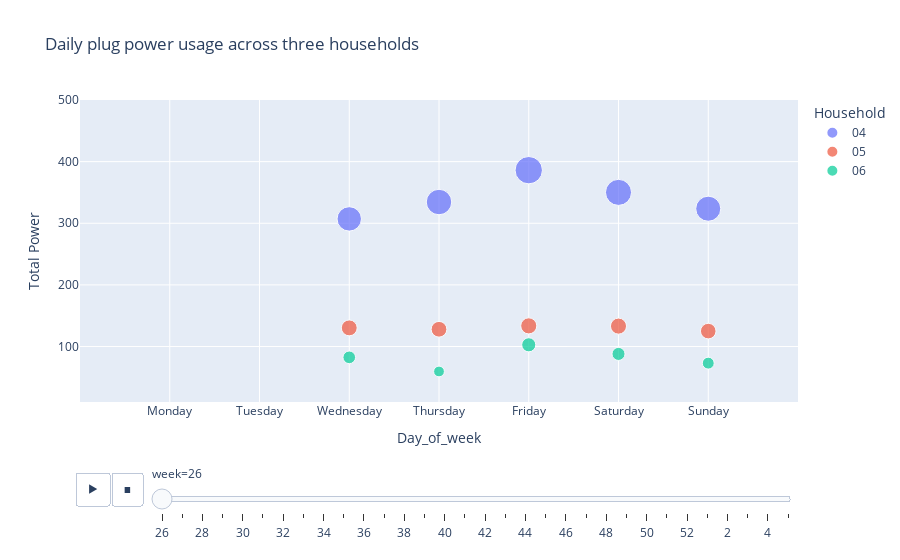

The cell this chart's notebook holds for it:
### Markdown cell above
#### Visualisations 2

### Code cell
import plotly.express as px
import plotly.io as pio

pio.renderers.default = "plotly_mimetype+notebook_connected"

# set the order of the days of the week
#combined_households_sorted = combined_households.sort_values('Date')

day_order = ['Monday', 'Tuesday', 'Wednesday', 'Thursday', 'Friday', 'Saturday', 'Sunday']
#sorted['Day_of_week'] = pd.Categorical(sorted['Day_of_week'], categories=day_order, ordered=True)
#week_order = list(range(26, 53)) + list(range(1, 6))

fig = px.scatter(sorted, x="Day_of_week", y="Total Power", animation_frame="week", animation_group="Day_of_week",
                 color="Household", size="Total Power",range_y=[10, 500],range_x=[-1, 7],category_orders={'Day_of_week': day_order},title="Daily plug power usage across three households")


# update the y-axis title
#fig.update_layout(
  #  xaxis_title="Day of the week",
#)
fig.show()

### Figure 1 — Plotly figure (JSON) as saved in the notebook; plotly's stock layout.template omitted (floating-point values rounded to 4 significant figures)
{"data": [{"hovertemplate": "Household=04<br>week=26<br>Day_of_week=%{x}<br>Total Power=%{marker.size}<extra></extra>", "ids": ["Wednesday", "Wednesday", "Wednesday", "Wednesday", "Wednesday", "Wednesday", "Wednesday", "Wednesday", "Thursday", "Thursday", "Thursday", "Thursday", "Thursday", "Thursday", "Thursday", "Thursday", "Friday", "Friday", "Friday", "Friday", "Friday", "Friday", "Friday", "Friday", "Saturday", "Saturday", "Saturday", "Saturday", "Saturday", "Saturday", "Saturday", "Saturday", "Sunday", "Sunday", "Sunday", "Sunday", "Sunday", "Sunday", "Sunday", "Sunday"], "legendgroup": "04", "marker": {"color": "#636efa", "size": [307.1, 307.1, 307.1, 307.1, 307.1, 307.1, 307.1, 307.1, 334.5, 334.5, 334.5, 334.5, 334.5, 334.5, 334.5, 334.5, 386.1, 386.1, 386.1, 386.1, 386.1, 386.1, 386.1, 386.1, 350.1, 350.1, 350.1, 350.1, 350.1, 350.1, 350.1, 350.1, 323.6, 323.6, 323.6, 323.6, 323.6, 323.6, 323.6, 323.6], "sizemode": "area", "sizeref": 1.03, "symbol": "circle"}, "mode": "markers", "name": "04", "orientation": "v", "showlegend": true, "type": "scatter", "x": ["Wednesday", "Wednesday", "Wednesday", "Wednesday", "Wednesday", "Wednesday", "Wednesday", "Wednesday", "Thursday", "Thursday", "Thursday", "Thursday", "Thursday", "Thursday", "Thursday", "Thursday", "Friday", "Friday", "Friday", "Friday", "Friday", "Friday", "Friday", "Friday", "Saturday", "Saturday", "Saturday", "Saturday", "Saturday", "Saturday", "Saturday", "Saturday", "Sunday", "Sunday", "Sunday", "Sunday", "Sunday", "Sunday", "Sunday", "Sunday"], "xaxis": "x", "y": [307.1, 307.1, 307.1, 307.1, 307.1, 307.1, 307.1, 307.1, 334.5, 334.5, 334.5, 334.5, 334.5, 334.5, 334.5, 334.5, 386.1, 386.1, 386.1, 386.1, 386.1, 386.1, 386.1, 386.1, 350.1, 350.1, 350.1, 350.1, 350.1, 350.1, 350.1, 350.1, 323.6, 323.6, 323.6, 323.6, 323.6, 323.6, 323.6, 323.6], "yaxis": "y"}, {"hovertemplate": "Household=05<br>week=26<br>Day_of_week=%{x}<br>Total Power=%{marker.size}<extra></extra>", "ids": ["Wednesday", "Wednesday", "Wednesday", "Wednesday", "Wednesday", "Wednesday", "Wednesday", "Thursday", "Thursday", "Thursday", "Thursday", "Thursday", "Thursday", "Thursday", "Friday", "Friday", "Friday", "Friday", "Friday", "Friday", "Friday", "Saturday", "Saturday", "Saturday", "Saturday", "Saturday", "Saturday", "Saturday", "Sunday", "Sunday", "Sunday", "Sunday", "Sunday", "Sunday", "Sunday"], "legendgroup": "05", "marker": {"color": "#EF553B", "size": [130.3, 130.3, 130.3, 130.3, 130.3, 130.3, 130.3, 128.0, 128.0, 128.0, 128.0, 128.0, 128.0, 128.0, 133.5, 133.5, 133.5, 133.5, 133.5, 133.5, 133.5, 133.1, 133.1, 133.1, 133.1, 133.1, 133.1, 133.1, 125.0, 125.0, 125.0, 125.0, 125.0, 125.0, 125.0], "sizemode": "area", "sizeref": 1.03, "symbol": "circle"}, "mode": "markers", "name": "05", "orientation": "v", "showlegend": true, "type": "scatter", "x": ["Wednesday", "Wednesday", "Wednesday", "Wednesday", "Wednesday", "Wednesday", "Wednesday", "Thursday", "Thursday", "Thursday", "Thursday", "Thursday", "Thursday", "Thursday", "Friday", "Friday", "Friday", "Friday", "Friday", "Friday", "Friday", "Saturday", "Saturday", "Saturday", "Saturday", "Saturday", "Saturday", "Saturday", "Sunday", "Sunday", "Sunday", "Sunday", "Sunday", "Sunday", "Sunday"], "xaxis": "x", "y": [130.3, 130.3, 130.3, 130.3, 130.3, 130.3, 130.3, 128.0, 128.0, 128.0, 128.0, 128.0, 128.0, 128.0, 133.5, 133.5, 133.5, 133.5, 133.5, 133.5, 133.5, 133.1, 133.1, 133.1, 133.1, 133.1, 133.1, 133.1, 125.0, 125.0, 125.0, 125.0, 125.0, 125.0, 125.0], "yaxis": "y"}, {"hovertemplate": "Household=06<br>week=26<br>Day_of_week=%{x}<br>Total Power=%{marker.size}<extra></extra>", "ids": ["Wednesday", "Wednesday", "Wednesday", "Wednesday", "Wednesday", "Wednesday", "Wednesday", "Thursday", "Thursday", "Thursday", "Thursday", "Thursday", "Thursday", "Thursday", "Friday", "Friday", "Friday", "Friday", "Friday", "Friday", "Friday", "Saturday", "Saturday", "Saturday", "Saturday", "Saturday", "Saturday", "Saturday", "Sunday", "Sunday", "Sunday", "Sunday", "Sunday", "Sunday", "Sunday"], "legendgroup": "06", "marker": {"color": "#00cc96", "size": [82.47, 82.47, 82.47, 82.47, 82.47, 82.47, 82.47, 59.52, 59.52, 59.52, 59.52, 59.52, 59.52, 59.52, 102.8, 102.8, 102.8, 102.8, 102.8, 102.8, 102.8, 88.01, 88.01, 88.01, 88.01, 88.01, 88.01, 88.01, 73.03, 73.03, 73.03, 73.03, 73.03, 73.03, 73.03], "sizemode": "area", "sizeref": 1.03, "symbol": "circle"}, "mode": "markers", "name": "06", "orientation": "v", "showlegend": true, "type": "scatter", "x": ["Wednesday", "Wednesday", "Wednesday", "Wednesday", "Wednesday", "Wednesday", "Wednesday", "Thursday", "Thursday", "Thursday", "Thursday", "Thursday", "Thursday", "Thursday", "Friday", "Friday", "Friday", "Friday", "Friday", "Friday", "Friday", "Saturday", "Saturday", "Saturday", "Saturday", "Saturday", "Saturday", "Saturday", "Sunday", "Sunday", "Sunday", "Sunday", "Sunday", "Sunday", "Sunday"], "xaxis": "x", "y": [82.47, 82.47, 82.47, 82.47, 82.47, 82.47, 82.47, 59.52, 59.52, 59.52, 59.52, 59.52, 59.52, 59.52, 102.8, 102.8, 102.8, 102.8, 102.8, 102.8, 102.8, 88.01, 88.01, 88.01, 88.01, 88.01, 88.01, 88.01, 73.03, 73.03, 73.03, 73.03, 73.03, 73.03, 73.03], "yaxis": "y"}], "layout": {"legend": {"itemsizing": "constant", "title": {"text": "Household"}, "tracegroupgap": 0}, "sliders": [{"active": 0, "currentvalue": {"prefix": "week="}, "len": 0.9, "pad": {"b": 10, "t": 60}, "steps": [{"args": [["26"], {"frame": {"duration": 0, "redraw": false}, "fromcurrent": true, "mode": "immediate", "transition": {"duration": 0, "easing": "linear"}}], "label": "26", "method": "animate"}, {"args": [["27"], {"frame": {"duration": 0, "redraw": false}, "fromcurrent": true, "mode": "immediate", "transition": {"duration": 0, "easing": "linear"}}], "label": "27", "method": "animate"}, {"args": [["28"], {"frame": {"duration": 0, "redraw": false}, "fromcurrent": true, "mode": "immediate", "transition": {"duration": 0, "easing": "linear"}}], "label": "28", "method": "animate"}, {"args": [["29"], {"frame": {"duration": 0, "redraw": false}, "fromcurrent": true, "mode": "immediate", "transition": {"duration": 0, "easing": "linear"}}], "label": "29", "method": "animate"}, {"args": [["30"], {"frame": {"duration": 0, "redraw": false}, "fromcurrent": true, "mode": "immediate", "transition": {"duration": 0, "easing": "linear"}}], "label": "30", "method": "animate"}, {"args": [["31"], {"frame": {"duration": 0, "redraw": false}, "fromcurrent": true, "mode": "immediate", "transition": {"duration": 0, "easing": "linear"}}], "label": "31", "method": "animate"}, {"args": [["32"], {"frame": {"duration": 0, "redraw": false}, "fromcurrent": true, "mode": "immediate", "transition": {"duration": 0, "easing": "linear"}}], "label": "32", "method": "animate"}, {"args": [["33"], {"frame": {"duration": 0, "redraw": false}, "fromcurrent": true, "mode": "immediate", "transition": {"duration": 0, "easing": "linear"}}], "label": "33", "method": "animate"}, {"args": [["34"], {"frame": {"duration": 0, "redraw": false}, "fromcurrent": true, "mode": "immediate", "transition": {"duration": 0, "easing": "linear"}}], "label": "34", "method": "animate"}, {"args": [["35"], {"frame": {"duration": 0, "redraw": false}, "fromcurrent": true, "mode": "immediate", "transition": {"duration": 0, "easing": "linear"}}], "label": "35", "method": "animate"}, {"args": [["36"], {"frame": {"duration": 0, "redraw": false}, "fromcurrent": true, "mode": "immediate", "transition": {"duration": 0, "easing": "linear"}}], "label": "36", "method": "animate"}, {"args": [["37"], {"frame": {"duration": 0, "redraw": false}, "fromcurrent": true, "mode": "immediate", "transition": {"duration": 0, "easing": "linear"}}], "label": "37", "method": "animate"}, {"args": [["38"], {"frame": {"duration": 0, "redraw": false}, "fromcurrent": true, "mode": "immediate", "transition": {"duration": 0, "easing": "linear"}}], "label": "38", "method": "animate"}, {"args": [["39"], {"frame": {"duration": 0, "redraw": false}, "fromcurrent": true, "mode": "immediate", "transition": {"duration": 0, "easing": "linear"}}], "label": "39", "method": "animate"}, {"args": [["40"], {"frame": {"duration": 0, "redraw": false}, "fromcurrent": true, "mode": "immediate", "transition": {"duration": 0, "easing": "linear"}}], "label": "40", "method": "animate"}, {"args": [["41"], {"frame": {"duration": 0, "redraw": false}, "fromcurrent": true, "mode": "immediate", "transition": {"duration": 0, "easing": "linear"}}], "label": "41", "method": "animate"}, {"args": [["42"], {"frame": {"duration": 0, "redraw": false}, "fromcurrent": true, "mode": "immediate", "transition": {"duration": 0, "easing": "linear"}}], "label": "42", "method": "animate"}, {"args": [["43"], {"frame": {"duration": 0, "redraw": false}, "fromcurrent": true, "mode": "immediate", "transition": {"duration": 0, "easing": "linear"}}], "label": "43", "method": "animate"}, {"args": [["44"], {"frame": {"duration": 0, "redraw": false}, "fromcurrent": true, "mode": "immediate", "transition": {"duration": 0, "easing": "linear"}}], "label": "44", "method": "animate"}, {"args": [["45"], {"frame": {"duration": 0, "redraw": false}, "fromcurrent": true, "mode": "immediate", "transition": {"duration": 0, "easing": "linear"}}], "label": "45", "method": "animate"}, {"args": [["46"], {"frame": {"duration": 0, "redraw": false}, "fromcurrent": true, "mode": "immediate", "transition": {"duration": 0, "easing": "linear"}}], "label": "46", "method": "animate"}, {"args": [["47"], {"frame": {"duration": 0, "redraw": false}, "fromcurrent": true, "mode": "immediate", "transition": {"duration": 0, "easing": "linear"}}], "label": "47", "method": "animate"}, {"args": [["48"], {"frame": {"duration": 0, "redraw": false}, "fromcurrent": true, "mode": "immediate", "transition": {"duration": 0, "easing": "linear"}}], "label": "48", "method": "animate"}, {"args": [["49"], {"frame": {"duration": 0, "redraw": false}, "fromcurrent": true, "mode": "immediate", "transition": {"duration": 0, "easing": "linear"}}], "label": "49", "method": "animate"}, {"args": [["50"], {"frame": {"duration": 0, "redraw": false}, "fromcurrent": true, "mode": "immediate", "transition": {"duration": 0, "easing": "linear"}}], "label": "50", "method": "animate"}, {"args": [["51"], {"frame": {"duration": 0, "redraw": false}, "fromcurrent": true, "mode": "immediate", "transition": {"duration": 0, "easing": "linear"}}], "label": "51", "method": "animate"}, {"args": [["52"], {"frame": {"duration": 0, "redraw": false}, "fromcurrent": true, "mode": "immediate", "transition": {"duration": 0, "easing": "linear"}}], "label": "52", "method": "animate"}, {"args": [["1"], {"frame": {"duration": 0, "redraw": false}, "fromcurrent": true, "mode": "immediate", "transition": {"duration": 0, "easing": "linear"}}], "label": "1", "method": "animate"}, {"args": [["2"], {"frame": {"duration": 0, "redraw": false}, "fromcurrent": true, "mode": "immediate", "transition": {"duration": 0, "easing": "linear"}}], "label": "2", "method": "animate"}, {"args": [["3"], {"frame": {"duration": 0, "redraw": false}, "fromcurrent": true, "mode": "immediate", "transition": {"duration": 0, "easing": "linear"}}], "label": "3", "method": "animate"}, {"args": [["4"], {"frame": {"duration": 0, "redraw": false}, "fromcurrent": true, "mode": "immediate", "transition": {"duration": 0, "easing": "linear"}}], "label": "4", "method": "animate"}, {"args": [["5"], {"frame": {"duration": 0, "redraw": false}, "fromcurrent": true, "mode": "immediate", "transition": {"duration": 0, "easing": "linear"}}], "label": "5", "method": "animate"}], "x": 0.1, "xanchor": "left", "y": 0, "yanchor": "top"}], "title": {"text": "Daily plug power usage across three households"}, "updatemenus": [{"buttons": [{"args": [null, {"frame": {"duration": 500, "redraw": false}, "fromcurrent": true, "mode": "immediate", "transition": {"duration": 500, "easing": "linear"}}], "label": "&#9654;", "method": "animate"}, {"args": [[null], {"frame": {"duration": 0, "redraw": false}, "fromcurrent": true, "mode": "immediate", "transition": {"duration": 0, "easing": "linear"}}], "label": "&#9724;", "method": "animate"}], "direction": "left", "pad": {"r": 10, "t": 70}, "showactive": false, "type": "buttons", "x": 0.1, "xanchor": "right", "y": 0, "yanchor": "top"}], "xaxis": {"anchor": "y", "categoryarray": ["Monday", "Tuesday", "Wednesday", "Thursday", "Friday", "Saturday", "Sunday"], "categoryorder": "array", "domain": [0, 1], "range": [-1, 7], "title": {"text": "Day_of_week"}}, "yaxis": {"anchor": "x", "domain": [0, 1], "range": [10, 500], "title": {"text": "Total Power"}}}}
